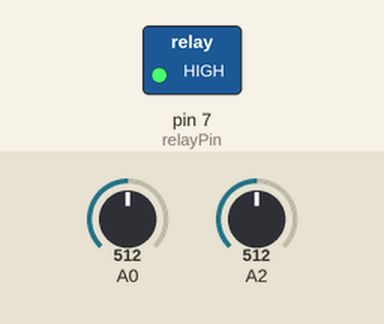
The sketch below on a simulated Arduino Uno, built with avr-gcc and run on an emulated ATmega328P. On the bench: switched loads named in the sketch (green lamp = pin HIGH). The inputs (shaded band) are chosen by the test bench; at power-on: A0 = 512, A2 = 512.

Above: at 1.2 s.
1.3 s: A0 set to 257
2.8 s: A0 set to 230
At 3.4 s:
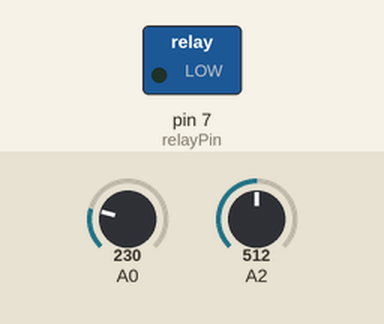
4.3 s: A0 set to 306
At 5.5 s:
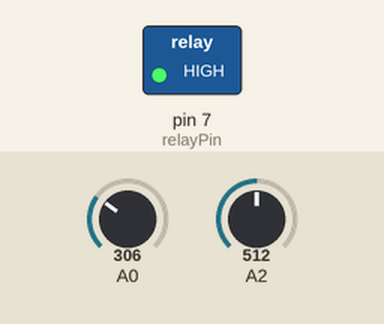
5.8 s: A0 set to 122
At 6.9 s:
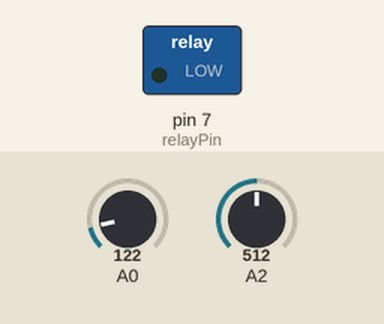
Timing chart, 0 to 8.3 s (numbered marks = the images above; inputs shaded):
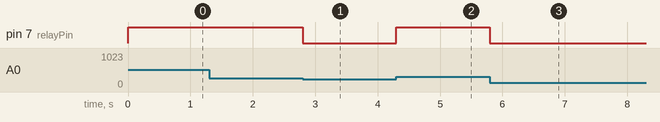

Measured:
- the behaviour switches between 245 and 244 on A0 (found by bisection; images 0 and 1)
- after the input at 1.3 s, every drawn part: stays the same
- after the input at 2.8 s, pin 7 (relayPin): HIGH → LOW at once
- after the input at 4.3 s, pin 7 (relayPin): LOW → HIGH at once
- after the input at 5.8 s, pin 7 (relayPin): HIGH → LOW at once

The sketch:

TMP36_Dehydrator.ino
```cpp
bool bouncing;
int relayPin = 7;
int bounce = 2; //Temperature will try to stay within bounce degrees

void setup() {
  // put your setup code here, to run once:
  pinMode(relayPin, OUTPUT);
  pinMode(A0, INPUT);
  pinMode(A2, INPUT);
  bouncing = false;
}

void loop() {
  // put your main code here, to run repeatedly:
  int tmpAV, potAV;
  float tmpVolt, potVolt, degC, desC;

  tmpAV = analogRead(0);
  potAV = analogRead(2);

  tmpVolt = tmpAV*5.0 / 1023.0;
  potVolt = (potAV*5.0 / 1023.0);

  degC = (tmpVolt-0.59)*100.0;
  desC = (potVolt)*100.0/4,76 + 20;

  if(!bouncing)
  {
    if(degC >= desC + bounce)
      bouncing = !bouncing;
  }
  else
  {
    if(degC <= desC - bounce)
      bouncing = !bouncing;
  }
  if(!bouncing)
    digitalWrite(relayPin, LOW);
  else
    digitalWrite(relayPin, HIGH);
}
```
